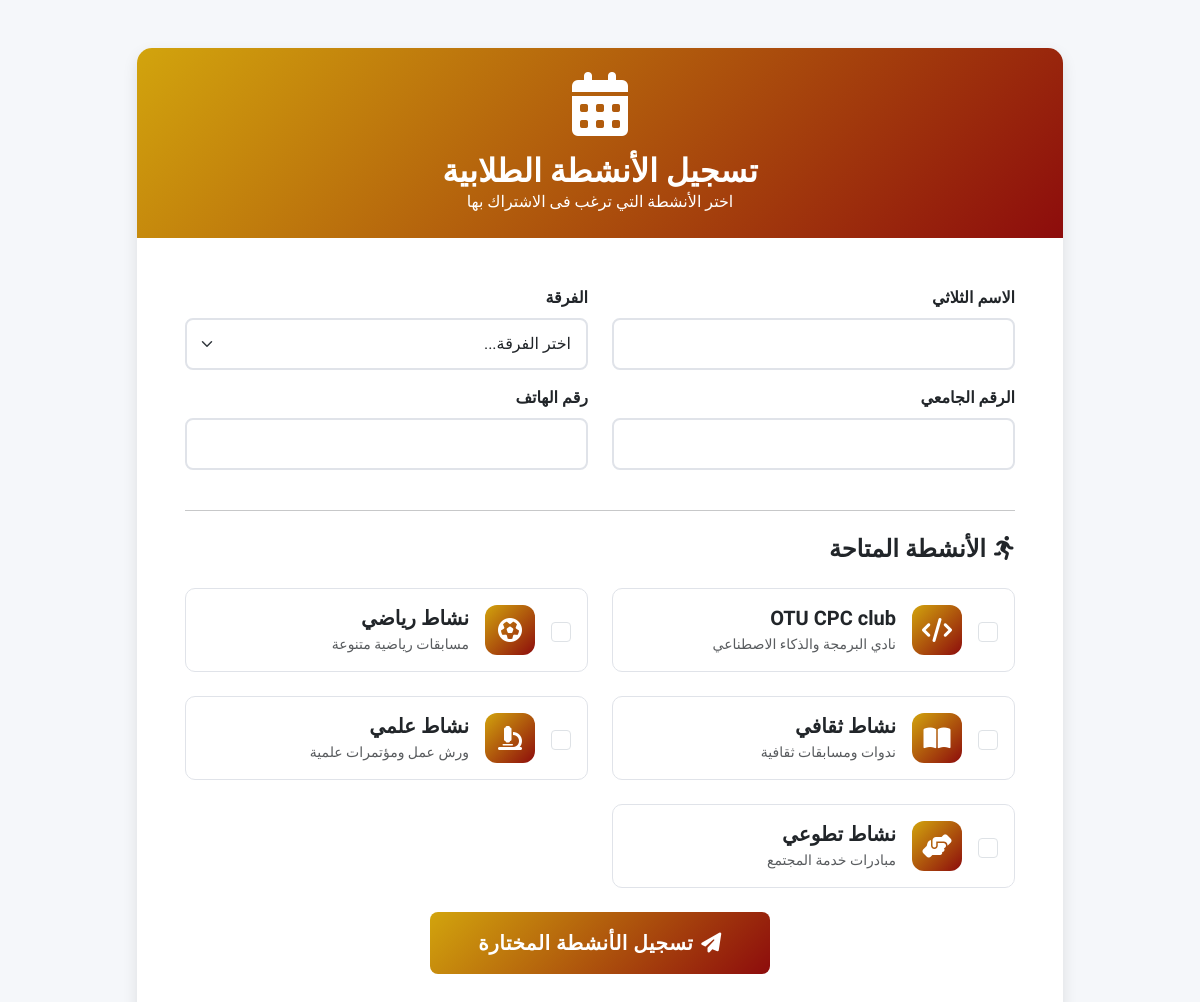
Page /activities.php on the committed database.
### tables this page shows
CREATE TABLE `activities` (
  `id` int(11) NOT NULL,
  `name` varchar(100) NOT NULL,
  `description` text DEFAULT NULL,
  `max_participants` int(11) DEFAULT NULL,
  `start_date` date DEFAULT NULL,
  `created_at` timestamp NOT NULL DEFAULT current_timestamp()
);

### activities.php (the view, shortened to what this page needs)
<?php
$host = 'localhost';
$dbname = 'activities';
$username = 'root';
$password = '';
try {
    $pdo = new PDO("mysql:host=$host;dbname=$dbname;charset=utf8mb4", $username, $password);
    $pdo->setAttribute(PDO::ATTR_ERRMODE, PDO::ERRMODE_EXCEPTION);
    $pdo->setAttribute(PDO::ATTR_DEFAULT_FETCH_MODE, PDO::FETCH_ASSOC);
} catch (PDOException $e) {
    die("Connection failed: " . $e->getMessage());
}
$activities = $pdo->query("SELECT id, name, description FROM activities")->fetchAll();
?>
<!DOCTYPE html>
<html lang="ar" dir="rtl">
<head>
    <link rel="stylesheet" href="https://cdn.jsdelivr.net/npm/bootstrap@5.3.0/dist/css/bootstrap.rtl.min.css">
    <link rel="stylesheet" href="https://cdnjs.cloudflare.com/ajax/libs/font-awesome/6.4.0/css/all.min.css">
    <link rel="stylesheet" href="https://cdnjs.cloudflare.com/ajax/libs/animate.css/4.1.1/animate.min.css">
</head>
<body>
    <div class="container py-5">
        <div class="row justify-content-center">
            <div class="col-lg-10">
                <div class="card animate__animated animate__fadeInUp">
                    <div class="card-header text-white text-center py-4">
                        <div class="floating mb-3">
                            <i class="fas fa-calendar-alt fa-4x"></i>
                        </div>
                        <h2 class="fw-bold mb-0">تسجيل الأنشطة الطلابية</h2>
                        <p class="mb-0">اختر الأنشطة التي ترغب فى الاشتراك بها </p>
                    </div>
                    <div class="card-body p-4 p-md-5">
                        <form method="post" class="needs-validation" novalidate>
                            <div class="row g-4">
                                <div class="col-md-6">
                                    <div class="mb-3">
                                        <label for="full_name" class="form-label fw-bold">الاسم الثلاثي</label>
                                        <input type="text" class="form-control" id="full_name" name="full_name" required>
                                    </div>
                                    <div class="mb-3">
                                        <label for="university_id" class="form-label fw-bold">الرقم الجامعي</label>
                                        <input type="text" class="form-control" id="university_id" name="university_id" required>
                                    </div>
                                </div>
                                <div class="col-md-6">
                                    <div class="mb-3">
                                        <label for="grade" class="form-label fw-bold">الفرقة</label>
                                        <select class="form-select" id="grade" name="grade" required>
                                            <option value="" selected disabled>اختر الفرقة...</option>
                                        </select>
                                    </div>
                                    <div class="mb-3">
                                        <label for="phone" class="form-label fw-bold">رقم الهاتف</label>
                                        <input type="tel" class="form-control" id="phone" name="phone" required>
                                    </div>
                                </div>
                            </div>
                            <hr class="my-4">
                            <h4 class="mb-4 fw-bold"><i class="fas fa-running me-2"></i>الأنشطة المتاحة</h4>
                            <div class="row g-4 mb-4" id="activities-container">
                                <?php foreach($activities as $activity): ?>
                                    <div class="col-md-6">
                                        <div class="activity-card p-3 h-100">
                                            <div class="d-flex align-items-center">
                                                <input type="checkbox" name="activities[]" value="<?= $activity['id'] ?>" id="activity-<?= $activity['id'] ?>" class="form-check-input me-3" style="width: 20px; height: 20px;">
                                                <div class="activity-icon me-3">
                                                    <i class="fas fa-<?=
                                                        match($activity['name']) {
                                                            'OTU CPC club' => 'code',
                                                            'نشاط رياضي' => 'futbol',
                                                            'نشاط ثقافي' => 'book-open',
                                                            'نشاط علمي' => 'microscope',
                                                            'نشاط تطوعي' => 'hands-helping' ,
                                                            default => 'star'
                                                        }
                                                    ?>"></i>
                                                </div>
                                                <div>
                                                    <h5 class="fw-bold mb-1"><?= $activity['name'] ?></h5>
                                                    <p class="text-muted mb-0 small"><?= $activity['description'] ?></p>
                                                </div>
                                            </div>
                                        </div>
                                    </div>
                                <?php endforeach; ?>
                            </div>
                            <div class="text-center mt-4">
                                <button type="submit" class="btn btn-primary btn-lg px-5 py-3">
                                    <i class="fas fa-paper-plane me-2"></i>تسجيل الأنشطة المختارة
                                </button>
                            </div>
                        </form>
                    </div>
                </div>
            </div>
        </div>
    </div>
</body>
</html>

### activities.php (style rules this page uses)
:root { --primary: #4e73df; --secondary: #1cc88a; --light: #f8f9fc; --dark: #5a5c69; }
body { font-family: 'Tajawal', sans-serif; background-color: #f5f7fa; }
.card { border-radius: 15px; box-shadow: 0 6px 15px rgba(0,0,0,0.1); border: none; overflow: hidden; }
.card-header { background: linear-gradient(135deg, rgb(210, 164, 13),rgb(141, 12, 12)); border-bottom: none; }
.form-control, .form-select { border-radius: 8px; padding: 12px 15px; border: 2px solid #e0e3e9; transition: all 0.3s; }
.activity-card { border-radius: 10px; border: 1px solid #e0e3e9; transition: all 0.3s; cursor: pointer; position: relative; overflow: hidden; }
.activity-icon { width: 50px; height: 50px; background: linear-gradient(135deg, rgb(210, 164, 13),rgb(141, 12, 12)); color: white; border-radius: 12px; display: flex; align-items: center; justify-content: center; font-size: 1.5rem; }
.btn-primary { background: linear-gradient(135deg, rgb(210, 164, 13),rgb(141, 12, 12)); border: none; padding: 12px 24px; font-weight: 600; letter-spacing: 0.5px; transition: all 0.3s; }
.floating { animation: floating 3s ease-in-out infinite; }

### rows in the picture
activities: name "OTU CPC club", description "نادي البرمجة والذكاء الاصطناعي"
activities: name "نشاط رياضي", description "مسابقات رياضية متنوعة"
activities: name "نشاط ثقافي", description "ندوات ومسابقات ثقافية"
activities: name "نشاط علمي", description "ورش عمل ومؤتمرات علمية"
activities: name "نشاط تطوعي", description "مبادرات خدمة المجتمع"
